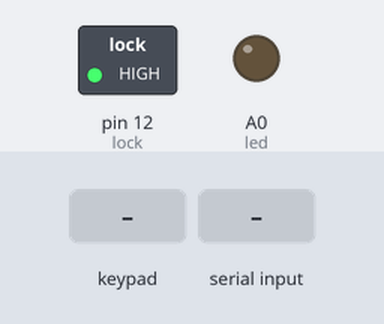
The sketch below on a simulated Arduino Uno, built with avr-gcc and run on an emulated ATmega328P. Shown: switched loads named in the sketch (green lamp = pin HIGH), output pins drawn as LEDs (lit = HIGH). The test bench sets the inputs (shaded band).

Above: at 1.2 s.
1.3 s: key 'A' pressed
At 1.9 s:
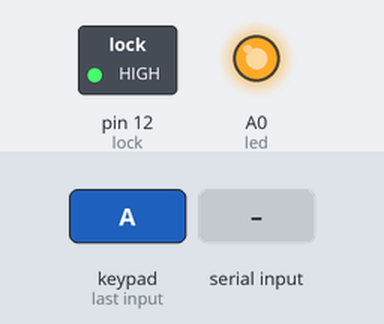
2.8 s: "1" received over Serial
At 3.5 s:
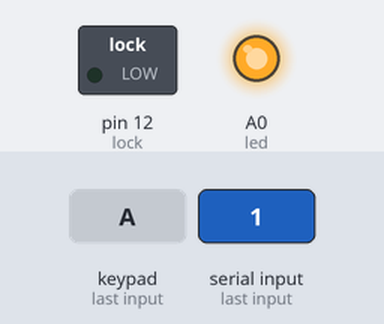
4.3 s: key 'C' pressed
At 5.0 s:
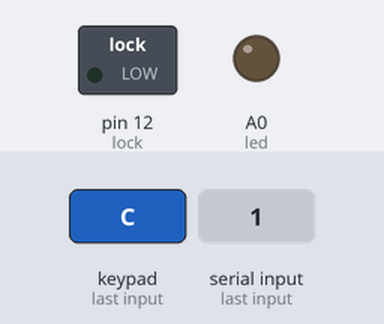
5.8 s: key 'D' pressed
At 6.6 s:
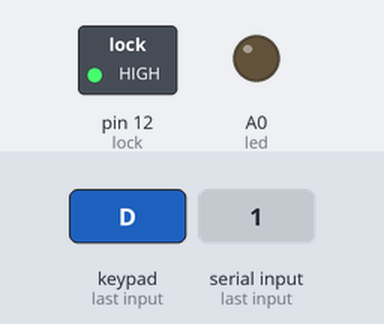
Timing chart, 0 to 8.3 s (numbered marks = the images above; inputs shaded):
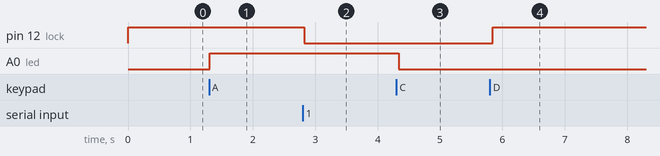

The sketch:

Arduino_Code_For_Controlling_Hardware.ino
```cpp
#include <SoftwareSerial.h>  // Include the SoftwareSerial library for Bluetooth communication
#include <Keypad.h>  // Include the Keypad library

#define lock 12  // Define the pin for the solenoid lock
#define led A0  // Define the pin for the LED

// Initialize the SoftwareSerial for Bluetooth
SoftwareSerial Bluetooth(2, 3);  // RX | TX

// Function to check if a character is present in a string
int check(String string, char c);

void setup() {
  Serial.begin(9600);  // Start serial communication at 9600 baud rate
  Bluetooth.begin(9600);  // Start Bluetooth communication at 9600 baud rate

  pinMode(lock, OUTPUT);  // Set the lock pin as output
  pinMode(led, OUTPUT);  // Set the LED pin as output
  digitalWrite(lock, HIGH);  // Set the lock to locked position
  analogWrite(led, 0);  // Turn off the LED
}

String str = "";  // String to store Bluetooth data
bool send = false;  // Flag to indicate if data should be sent
char flag = ' ';  // Character to store Bluetooth command

// Define the keypad layout
const byte ROWS = 4;  // Four rows
const byte COLS = 4;  // Four columns

const char keys[ROWS][COLS] = {
  {'1','2','3','A'},
  {'4','5','6','B'},
  {'7','8','9','C'},
  {'*','0','#','D'}
};

const byte rowPins[ROWS] = {11, 10, 9, 8};  // Connect to the row pinouts of the keypad
const byte colPins[COLS] = {7, 6, 5, 4};  // Connect to the column pinouts of the keypad

// Create an object of keypad
const Keypad keypad = Keypad(makeKeymap(keys), rowPins, colPins, ROWS, COLS);
const String pwd = "111";  // Define the correct password
char key = ' ';  // Character to store the key pressed
String pass = "";  // String to store the entered password
bool getPass = false;  // Flag to indicate if password is being entered

void loop() {
  char key = keypad.getKey();  // Read the key from the keypad
  if (key) {
    if (getPass) {
      if (key == 'C') {
        if (pwd == pass) {
          pass = "";
          digitalWrite(lock, LOW);  // Unlock the lock
          delay(200);
        }
        analogWrite(led, 0);  // Turn off the LED
        getPass = false;
      } else pass += (String) key;  // Append the key to the password
    }
    if (key == 'A' && getPass == false) {
      analogWrite(led, 150);  // Turn on the LED
      getPass = true;  // Start entering the password
    }
    if (key == 'D' && getPass == false) digitalWrite(lock, HIGH);  // Lock the lock
  }

  // Bluetooth part
  if (Bluetooth.available()) {
    flag = Bluetooth.read();
    if(flag == '?') {
      send = true;
    } else {
      str += (String) flag;
    }
  }
  if (send) {
    if(check(str, '0')) {
      digitalWrite(lock, LOW);  // Unlock the lock
    } else if (check(str, '1')) {
      digitalWrite(lock, HIGH);  // Lock the lock
    }
    str = "";
    send = false;
  }

  // Python serial communication part
  if (Serial.available()) {
    char command = Serial.read();
    if (command == '1') {
      digitalWrite(lock, LOW);  // Unlock the lock
      delay(200);
    }
  }
  delay(50);
}

// Function to check if a character is present in a string
int check(String string, char c) {
  int isPresent = 0;
  for (int i = 0; i < string.length(); i++) {
    if (string[i] == c) {
      isPresent = 1;
      break;
    }
  }
  return isPresent;
}
```

Measured:
- after the input at 1.3 s, A0 (led): LOW → HIGH at once
- after the input at 2.8 s, pin 12 (lock): HIGH → LOW at once
- after the input at 4.3 s, A0 (led): HIGH → LOW at once
- after the input at 5.8 s, pin 12 (lock): LOW → HIGH after 0.05 s
